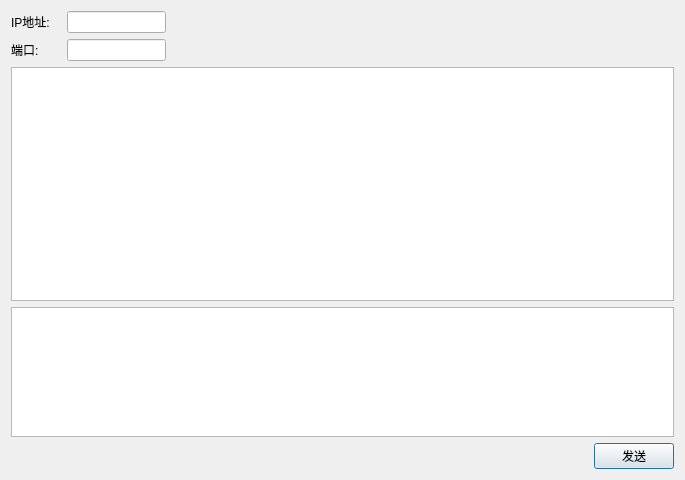
<?xml version="1.0" encoding="UTF-8"?>
<ui version="4.0">
 <class>Sender</class>
 <widget class="QDialog" name="Sender">
  <property name="geometry">
   <rect>
    <x>0</x>
    <y>0</y>
    <width>685</width>
    <height>480</height>
   </rect>
  </property>
  <property name="sizePolicy">
   <sizepolicy hsizetype="Fixed" vsizetype="Fixed">
    <horstretch>0</horstretch>
    <verstretch>0</verstretch>
   </sizepolicy>
  </property>
  <property name="windowTitle">
   <string>Dialog</string>
  </property>
  <layout class="QGridLayout" name="gridLayout">
   <item row="0" column="0">
    <widget class="QLabel" name="label">
     <property name="maximumSize">
      <size>
       <width>50</width>
       <height>16777215</height>
      </size>
     </property>
     <property name="text">
      <string>IP地址:</string>
     </property>
    </widget>
   </item>
   <item row="0" column="1">
    <widget class="QLineEdit" name="lineEdit_ip">
     <property name="maximumSize">
      <size>
       <width>100</width>
       <height>16777215</height>
      </size>
     </property>
    </widget>
   </item>
   <item row="1" column="0">
    <widget class="QLabel" name="label_2">
     <property name="maximumSize">
      <size>
       <width>50</width>
       <height>16777215</height>
      </size>
     </property>
     <property name="text">
      <string>端口:</string>
     </property>
    </widget>
   </item>
   <item row="1" column="1">
    <widget class="QLineEdit" name="lineEdit_port">
     <property name="maximumSize">
      <size>
       <width>100</width>
       <height>16777215</height>
      </size>
     </property>
    </widget>
   </item>
   <item row="2" column="0" colspan="4">
    <widget class="QTextEdit" name="textEdit_history"/>
   </item>
   <item row="3" column="0" colspan="4">
    <widget class="QTextEdit" name="textEdit_data">
     <property name="sizePolicy">
      <sizepolicy hsizetype="Expanding" vsizetype="Fixed">
       <horstretch>0</horstretch>
       <verstretch>0</verstretch>
      </sizepolicy>
     </property>
     <property name="maximumSize">
      <size>
       <width>16777215</width>
       <height>130</height>
      </size>
     </property>
    </widget>
   </item>
   <item row="4" column="0" colspan="3">
    <spacer name="horizontalSpacer_3">
     <property name="orientation">
      <enum>Qt::Horizontal</enum>
     </property>
     <property name="sizeHint" stdset="0">
      <size>
       <width>578</width>
       <height>20</height>
      </size>
     </property>
    </spacer>
   </item>
   <item row="4" column="3">
    <widget class="QPushButton" name="pushButtonSend">
     <property name="maximumSize">
      <size>
       <width>80</width>
       <height>16777215</height>
      </size>
     </property>
     <property name="text">
      <string>发送</string>
     </property>
    </widget>
   </item>
   <item row="0" column="2" colspan="2">
    <spacer name="horizontalSpacer">
     <property name="orientation">
      <enum>Qt::Horizontal</enum>
     </property>
     <property name="sizeHint" stdset="0">
      <size>
       <width>502</width>
       <height>20</height>
      </size>
     </property>
    </spacer>
   </item>
   <item row="1" column="2" colspan="2">
    <spacer name="horizontalSpacer_2">
     <property name="orientation">
      <enum>Qt::Horizontal</enum>
     </property>
     <property name="sizeHint" stdset="0">
      <size>
       <width>502</width>
       <height>20</height>
      </size>
     </property>
    </spacer>
   </item>
  </layout>
 </widget>
 <resources/>
 <connections/>
</ui>
